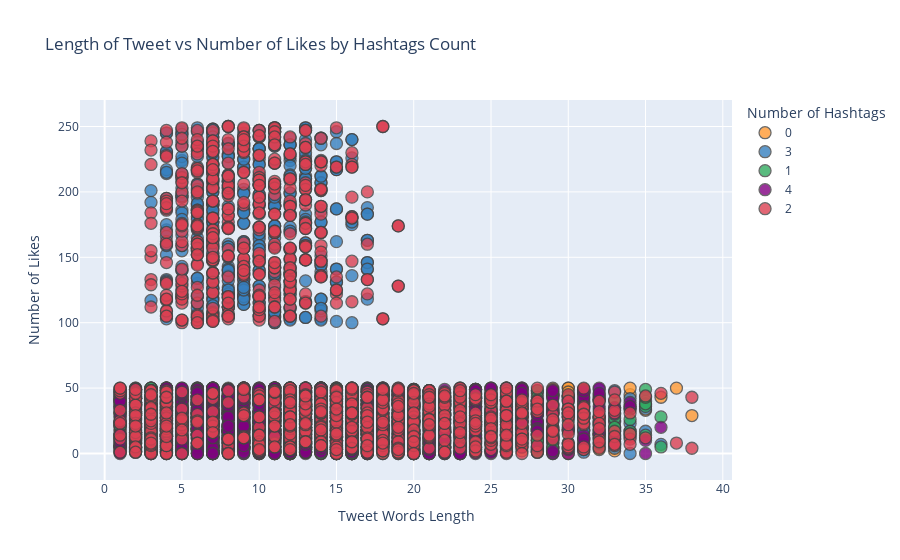

Notebook cell for this chart:
### Markdown cell above
## Overall Relationship of the 3 features:
- We can see the scattered plots that most of the colors for high number of likes are red and blue. This proves that the popular hashtags count are 2 and 3.

### Code cell
tweets_df.iplot(
    x='tweet_length',
    y='likes_count',
    categories='str_hashtags_count',
    layout=dict(
        xaxis= dict(title='Tweet Words Length'),
        yaxis= dict(title='Number of Likes'),
        legend_title_text='Number of Hashtags',
        title='Length of Tweet vs Number of Likes by Hashtags Count'
        )
    )

### Figure 1 — Plotly figure (JSON) as saved in the notebook; plotly's stock layout.template omitted (floating-point values rounded to 4 significant figures; data arrays with more than 128 entries replaced by an {"elided": "..."} marker saying what was removed)
{"data": [{"marker": {"color": "rgba(255, 153, 51, 1.0)", "line": {"width": 1.3}, "opacity": 0.8, "size": 12, "symbol": "circle"}, "mode": "markers", "name": "0", "textfont": {"color": "#4D5663"}, "type": "scatter", "x": {"elided": "1252 int values"}, "y": {"elided": "1252 int values"}}, {"marker": {"color": "rgba(55, 128, 191, 1.0)", "line": {"width": 1.3}, "opacity": 0.8, "size": 12, "symbol": "circle"}, "mode": "markers", "name": "3", "textfont": {"color": "#4D5663"}, "type": "scatter", "x": {"elided": "1286 int values"}, "y": {"elided": "1286 int values"}}, {"marker": {"color": "rgba(50, 171, 96, 1.0)", "line": {"width": 1.3}, "opacity": 0.8, "size": 12, "symbol": "circle"}, "mode": "markers", "name": "1", "textfont": {"color": "#4D5663"}, "type": "scatter", "x": {"elided": "1235 int values"}, "y": {"elided": "1235 int values"}}, {"marker": {"color": "rgba(128, 0, 128, 1.0)", "line": {"width": 1.3}, "opacity": 0.8, "size": 12, "symbol": "circle"}, "mode": "markers", "name": "4", "textfont": {"color": "#4D5663"}, "type": "scatter", "x": {"elided": "1268 int values"}, "y": {"elided": "1268 int values"}}, {"marker": {"color": "rgba(219, 64, 82, 1.0)", "line": {"width": 1.3}, "opacity": 0.8, "size": 12, "symbol": "circle"}, "mode": "markers", "name": "2", "textfont": {"color": "#4D5663"}, "type": "scatter", "x": {"elided": "1197 int values"}, "y": {"elided": "1197 int values"}}], "layout": {"legend": {"title": {"text": "Number of Hashtags"}}, "title": {"text": "Length of Tweet vs Number of Likes by Hashtags Count"}, "xaxis": {"title": {"text": "Tweet Words Length"}}, "yaxis": {"title": {"text": "Number of Likes"}}}}
